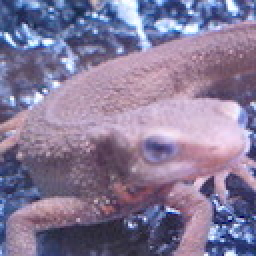
//> input picture q20/imori.jpg, 128 x 128 px (shown 2 times larger)
$ ./16q   (built with g++ and OpenCV 4)
//> lines starting //> are read from the running program, lines starting //| are printed output that depends on the picture
//> further down, img is the input picture: 128 rows x 128 cols, CV_8UC3; mean B, G, R 152.8, 121.8, 134.1
#include <iostream>
#include <opencv2/opencv.hpp>
#include <cmath>

void prewitt_filter(cv::Mat &src, cv::Mat &dst, bool flag)
{
//> called with flag = true
    cv::Mat img = cv::Mat::zeros(src.rows, src.cols, CV_8UC1);
    for(int y = 0; y < src.rows; y++){
        for(int x = 0; x < src.cols; x++){
            img.at<uint8_t>(y, x) = 0.2126 * src.at<cv::Vec3b>(y, x)[2] +
                0.7152 * src.at<cv::Vec3b>(y, x)[1] +
                0.0722 * src.at<cv::Vec3b>(y, x)[0];
        }
    }
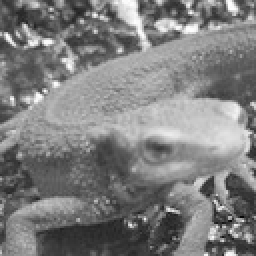
//> img: 128 rows x 128 cols, CV_8UC1 (shown 2 times larger); min 6, max 254, mean 126.2

    cv::imshow("sample", img);
    cv::waitKey(0);

    float kernelA[3][3] = {
        {-1, -1, -1},
        {0, 0, 0},
        {1, 1, 1}
    };

    float kernelB[3][3] = {
        {-1, 0, 1},
        {-1, 0, 1},
        {-1, 0, 1}
    };

    float (*kernel)[3];

    //check
    if(flag){
        kernel = kernelB;
    }else{
        kernel = kernelA;
    }

    int temp;
    for(int y = 0; y < img.rows; y++){
        for(int x = 0; x < img.cols; x++){
            temp = 0;
            for(int dy = -1; dy <= 1; dy++){
                for(int dx = -1; dx <= 1; dx++){
                    temp += img.at<uint8_t>(y + dy, x + dx)*kernel[dy+1][dx+1];
                }
            }
            dst.at<uint8_t>(y, x) = fmax(0, fmin(temp, 255));
        }
    }
//> this loop made 128 passes
//> temp on passes 1 to 12: 30, -146, -199, -153, -87, -78, -123, -173, -215, -253, -259, -218
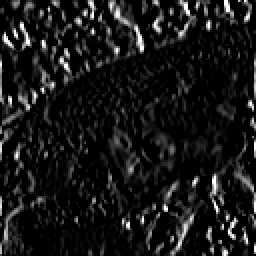
//> dst: 128 rows x 128 cols, CV_8UC1 (shown 2 times larger); min 0, max 255, mean 23.6
//> after the loop, temp = -1

}

int main(void)
{
    cv::Mat img = cv::imread("imori.jpg");
    cv::Mat dst = cv::Mat::zeros(img.cols, img.rows, CV_8UC1);

    prewitt_filter(img, dst, 1);
    cv::imshow("sample", dst);
    cv::waitKey(0);
    cv::imwrite("./img/16q_ans_h.jpg", dst);

    return 0;
}
